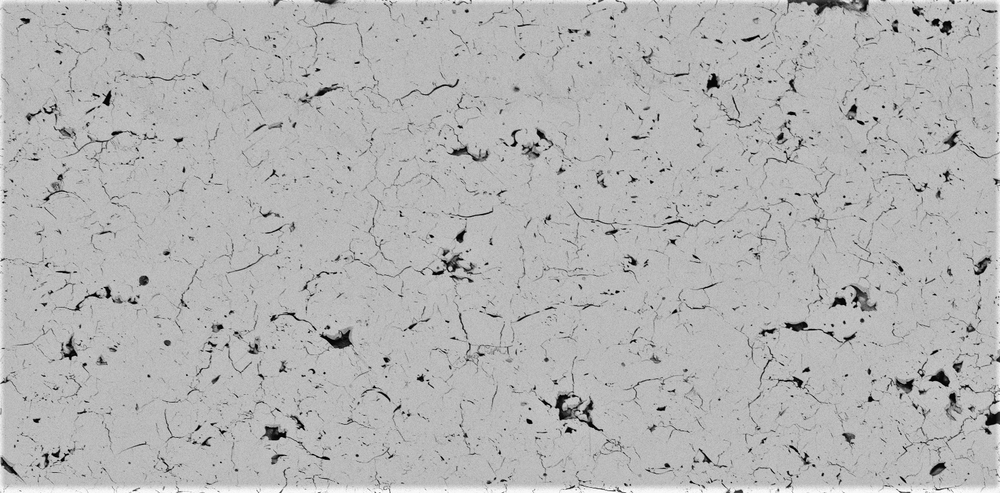
#> input picture 热障涂层裂纹_代码/无界面程序代码/3.tif, 1000 x 493 px, shrunk from 1536 x 758 before the run
$ python liewen.py
#> lines starting #> are read from the running program, lines starting #| are printed output that depends on the picture; after the words box and inside, x2 and y2 are one past the last pixel; in counts of white or black regions, pixels touching at a corner belong together
import cv2
import numpy as np
from skimage import morphology
import numpy as np

# 图像二值化
original = cv2.imread('3.tif', 0)
#> original is the input picture: shape (493, 1000); min 0, max 255, mean 179.6
ret, binary = cv2.threshold(original, 127, 255, cv2.THRESH_BINARY_INV | cv2.THRESH_OTSU)
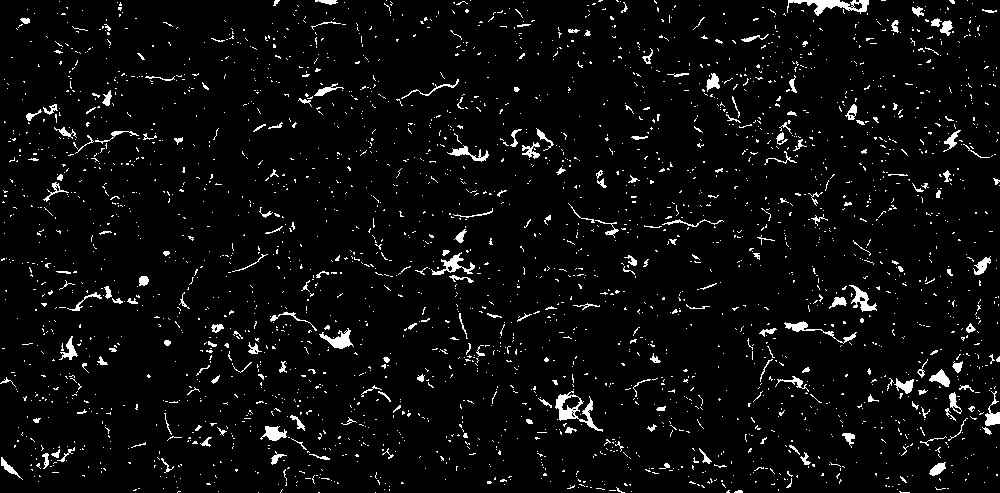
#> binary: shape (493, 1000); 4.5% white in thin lines or dots
#> ret = 131

# 腐蚀和膨胀
kernel = np.ones((5, 5), np.uint8)
dilation1 = cv2.dilate(binary, kernel, iterations=1)
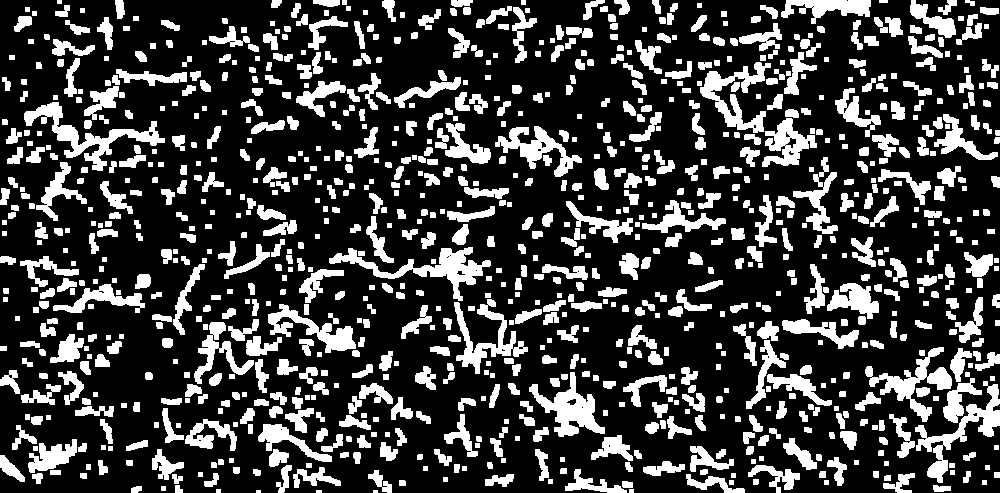
#> dilation1: shape (493, 1000); 24.8% white; 1009 white regions (3 under 20 px), largest, box (x1, y1, x2, y2) and area: (24, 102, 165, 171) 2269, (329, 247, 491, 301) 2237, (915, 381, 1000, 483) 1995

kernel = np.ones((16, 16), np.uint8)
erosion = cv2.erode(dilation1, kernel, iterations=1)
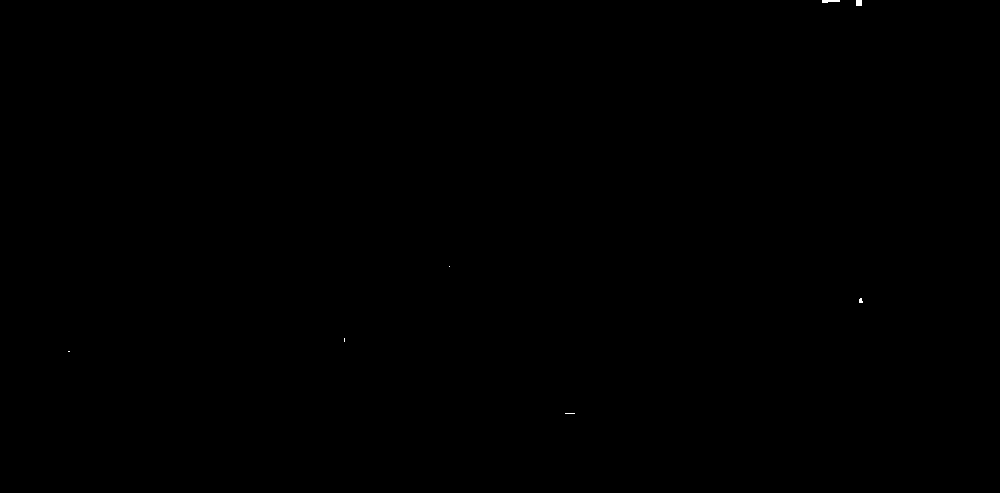
#> erosion: shape (493, 1000); 0.02% white; 7 white regions (5 under 20 px), largest, box (x1, y1, x2, y2) and area: (822, 0, 840, 3) 42, (856, 0, 862, 6) 36

kernel = np.ones((31, 31), np.uint8)
dilation2 = cv2.dilate(erosion, kernel, iterations=1)
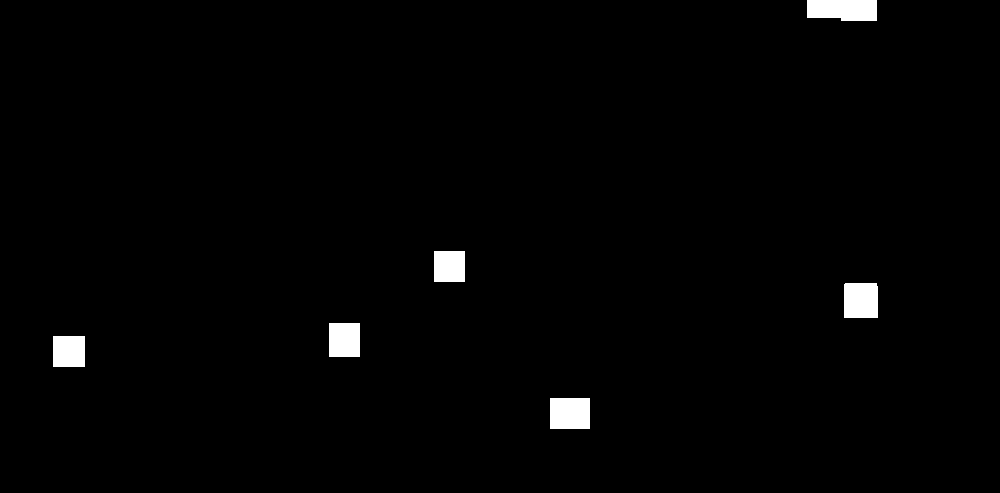
#> dilation2: shape (493, 1000); 1.4% white; 6 white regions, box (x1, y1, x2, y2) and area: (807, 0, 877, 21) 1368, (550, 398, 590, 429) 1240, (844, 283, 878, 318) 1186, (329, 323, 360, 357) 1054, (53, 336, 85, 367) 992, (434, 251, 465, 282) 961

anded = cv2.bitwise_and(dilation2, binary, dst=None, mask=None)
#> anded: shape (493, 1000); 0.41% white; 32 white regions (24 under 20 px), largest, box (x1, y1, x2, y2) and area: (807, 0, 869, 16) 478, (555, 398, 590, 427) 414, (849, 285, 877, 312) 283

kernel = np.ones((10, 10), np.uint8)

kernel = np.ones((2, 2), np.uint8)
dilation3 = cv2.dilate(anded, kernel, iterations=1)
#> dilation3: shape (493, 1000); 0.57% white; 25 white regions (15 under 20 px), largest, box (x1, y1, x2, y2) and area: (807, 0, 870, 17) 633, (555, 398, 591, 428) 567, (849, 285, 878, 313) 373

# 中值滤波
median = cv2.medianBlur(dilation3, 5)
#> median: shape (493, 1000); 0.54% white; 13 white regions (6 under 20 px), largest, box (x1, y1, x2, y2) and area: (807, 0, 870, 16) 644, (555, 398, 591, 427) 568, (434, 253, 465, 282) 421

kernel = np.ones((2, 2), np.uint8)
dilation4 = cv2.dilate(median, kernel, iterations=1)
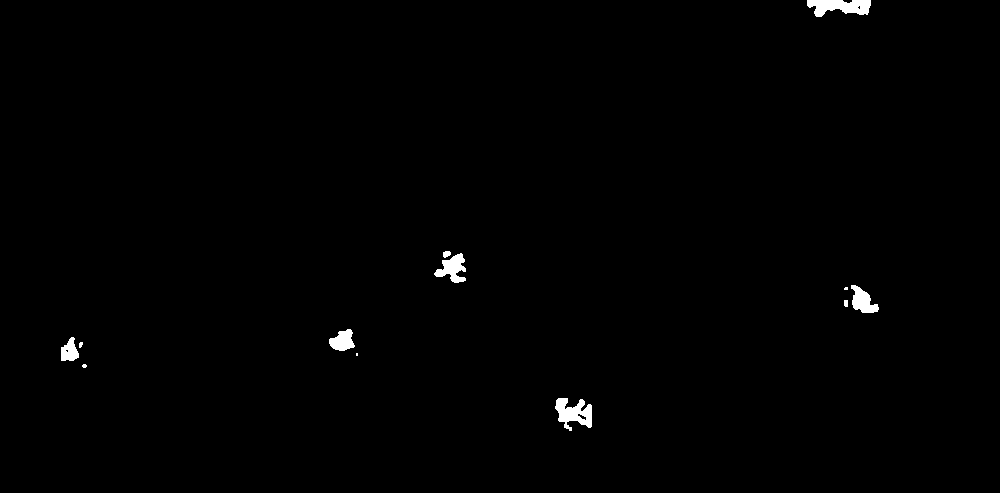
#> dilation4: shape (493, 1000); 0.65% white; 12 white regions (4 under 20 px), largest, box (x1, y1, x2, y2) and area: (807, 0, 871, 17) 748, (555, 398, 592, 431) 715, (434, 253, 466, 283) 507

# 图片做差
sub1 = cv2.subtract(binary, dilation4, dst=None, mask=None)
#> sub1: shape (493, 1000); 4% white in thin lines or dots

# 闭运算
kernel = np.ones((5, 5), np.uint8)
closing = cv2.morphologyEx(sub1, cv2.MORPH_CLOSE, kernel)
#> closing: shape (493, 1000); 5.4% white; 1814 white regions (1513 under 20 px), largest, box (x1, y1, x2, y2) and area: (54, 127, 163, 154) 515, (30, 441, 75, 471) 415, (968, 386, 1000, 435) 374

# 骨骼化
# clo = cv2.cvtColor(closing, cv2.COLOR_BGR2GRAY)
_, binary = cv2.threshold(closing, 127, 255, cv2.THRESH_BINARY)
binary[binary == 255] = 1
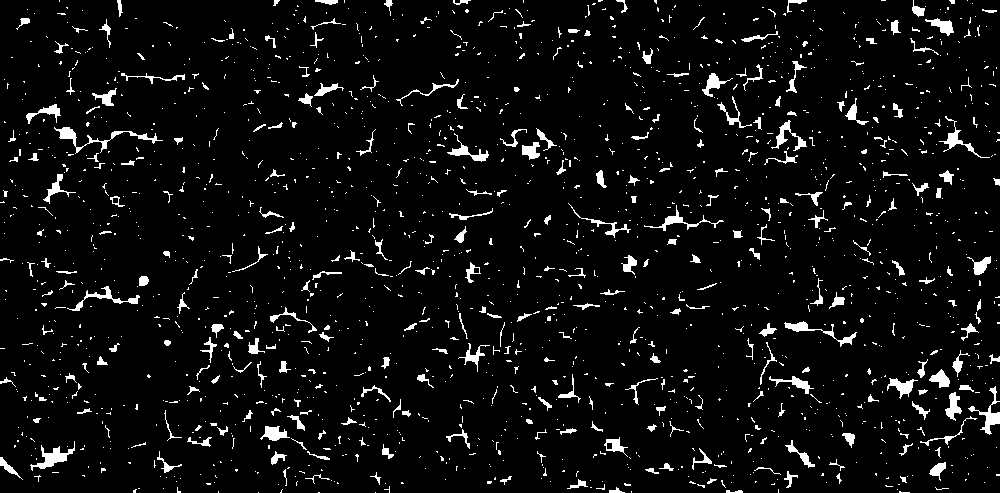
#> binary: shape (493, 1000); values 0 (black) and 1 (white), 5.4% white; 1814 white regions (1513 under 20 px), largest, box (x1, y1, x2, y2) and area: (54, 127, 163, 154) 515, (30, 441, 75, 471) 415, (968, 386, 1000, 435) 374
skeleton0 = morphology.skeletonize(binary)
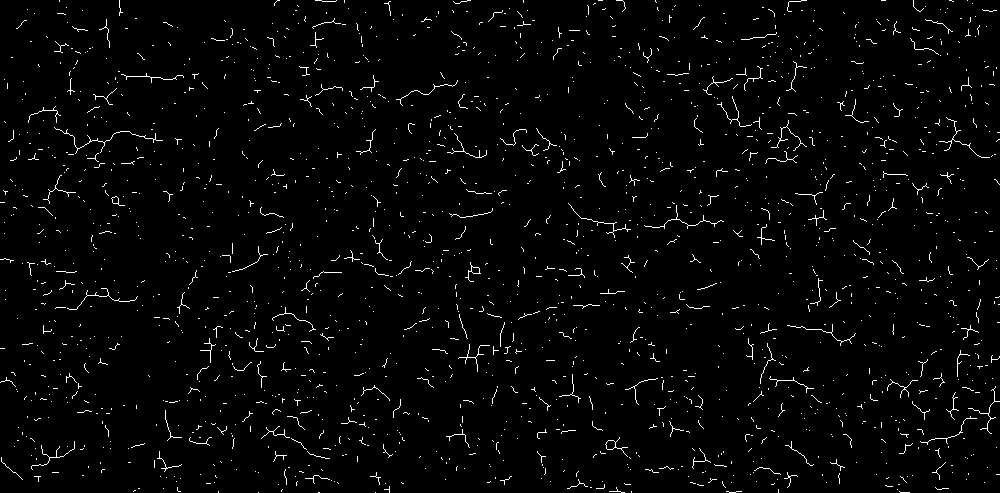
#> skeleton0: shape (493, 1000) bool; 2.3% white in thin lines or dots
skeleton = skeleton0.astype(np.uint8) * 255
#> skeleton: shape (493, 1000); 2.3% white in thin lines or dots

cv2.imwrite("skeleton3.tif", skeleton)
cv2.imshow("X", skeleton)
cv2.waitKey()
cv2.destroyAllWindows()

$ run again, with 热障涂层裂纹_代码/无界面程序代码/1.tif copied over 热障涂层裂纹_代码/无界面程序代码/3.tif
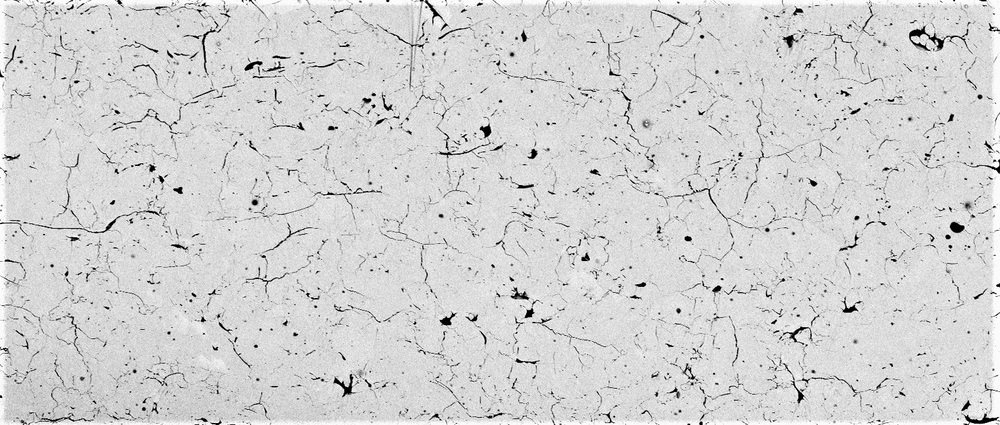
#> input picture 热障涂层裂纹_代码/无界面程序代码/1.tif, 1000 x 425 px, shrunk from 1513 x 643 before the run
#> original is the input picture: shape (425, 1000); min 0, max 255, mean 211.3
#> `ret, binary = cv2.threshold(original, 127, 255, cv2.THRESH_BINARY_INV ..`:
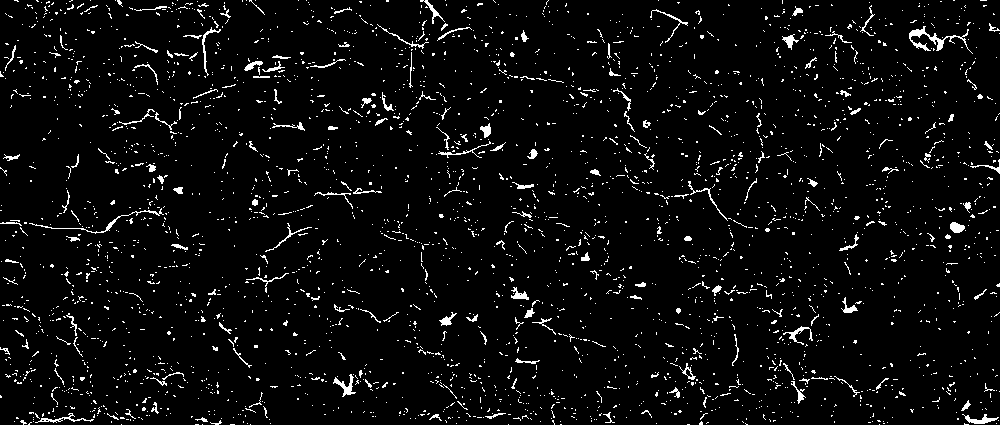
#> binary: shape (425, 1000); 4.5% white in thin lines or dots
#> ret = 153
#> dilation1: shape (425, 1000); 28.8% white; 881 white regions (5 under 20 px), largest, box (x1, y1, x2, y2) and area: (337, 74, 508, 199) 4266, (12, 304, 164, 425) 4015, (763, 292, 900, 408) 3455
#> erosion: shape (425, 1000); 0% white in thin lines or dots, all inside (x1, y1, x2, y2) = (418, 42, 419, 43)
#> dilation2: shape (425, 1000); 0.23% white; 1 white region, box (x1, y1, x2, y2) and area: (403, 27, 434, 58) 961
#> anded: shape (425, 1000); 0.03% white in thin lines or dots, all inside (x1, y1, x2, y2) = (403, 27, 434, 58)
#> dilation3: shape (425, 1000); 0.06% white in thin lines or dots, all inside (x1, y1, x2, y2) = (403, 27, 435, 59)
#> median: shape (425, 1000); 0.04% white; 2 white regions (1 under 20 px), largest, box (x1, y1, x2, y2) and area: (404, 33, 429, 52) 173
#> dilation4: shape (425, 1000); 0.06% white; 2 white regions (1 under 20 px), largest, box (x1, y1, x2, y2) and area: (404, 33, 430, 53) 235
#> sub1: shape (425, 1000); 4.4% white in thin lines or dots
#> closing: shape (425, 1000); 6.6% white; 1792 white regions (1511 under 20 px), largest, box (x1, y1, x2, y2) and area: (20, 400, 140, 425) 673, (0, 201, 171, 236) 601, (909, 22, 974, 54) 573
#> `skeleton0 = morphology.skeletonize(binary)`:
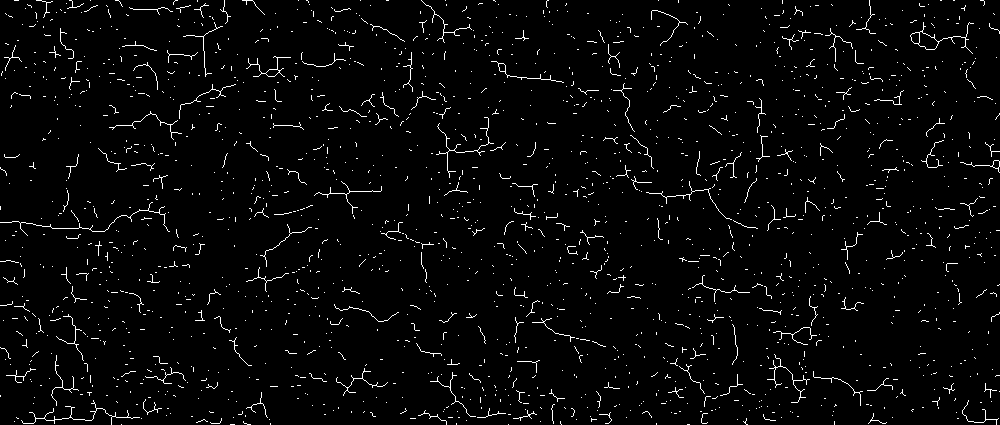
#> skeleton0: shape (425, 1000) bool; 2.9% white in thin lines or dots
#> skeleton: shape (425, 1000); 2.9% white in thin lines or dots

$ run again, with 热障涂层裂纹_代码/无界面程序代码/2.tif copied over 热障涂层裂纹_代码/无界面程序代码/3.tif
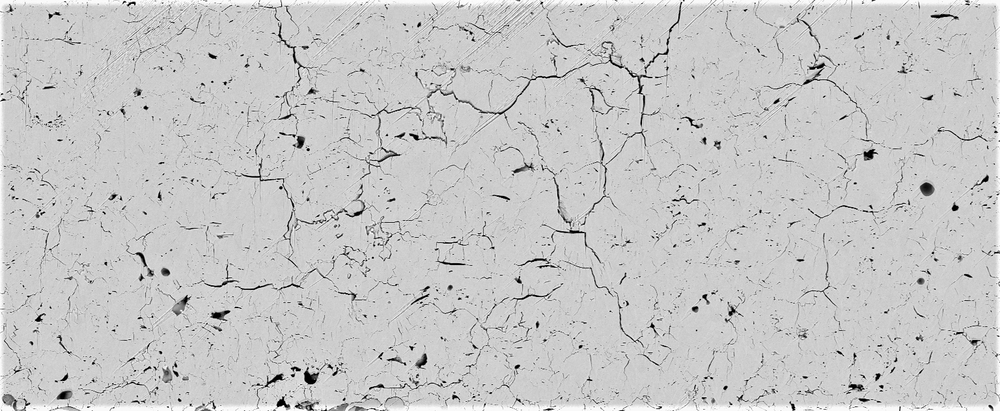
#> input picture 热障涂层裂纹_代码/无界面程序代码/2.tif, 1000 x 411 px, shrunk from 1536 x 631 before the run
#> original is the input picture: shape (411, 1000); min 0, max 255, mean 199.5
#> `ret, binary = cv2.threshold(original, 127, 255, cv2.THRESH_BINARY_INV ..`:
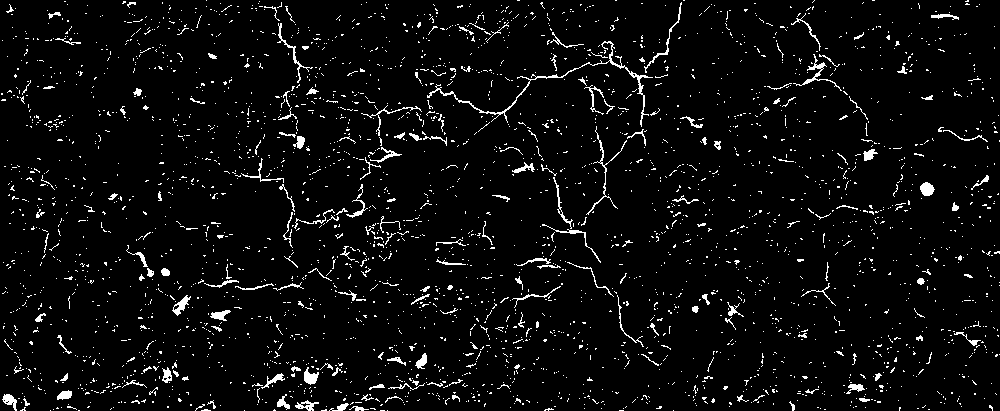
#> binary: shape (411, 1000); 4.6% white in thin lines or dots
#> ret = 149
#> dilation1: shape (411, 1000); 29.2% white; 858 white regions (5 under 20 px), largest, box (x1, y1, x2, y2) and area: (222, 0, 687, 372) 22880, (762, 0, 904, 201) 3719, (319, 340, 493, 411) 3481
#> erosion: shape (411, 1000); 0.01% white; 3 white regions (3 under 20 px)
#> dilation2: shape (411, 1000); 0.57% white; 3 white regions, box (x1, y1, x2, y2) and area: (591, 43, 624, 74) 1023, (332, 394, 372, 411) 678, (289, 393, 324, 411) 630
#> anded: shape (411, 1000); 0.11% white in thin lines or dots, all inside (x1, y1, x2, y2) = (289, 43, 624, 411)
#> dilation3: shape (411, 1000); 0.2% white; 15 white regions (10 under 20 px), largest, box (x1, y1, x2, y2) and area: (591, 43, 625, 70) 326, (295, 400, 320, 411) 170, (332, 402, 363, 411) 115, (349, 406, 373, 411) 75, (361, 394, 373, 402) 62
#> median: shape (411, 1000); 0.18% white; 7 white regions (2 under 20 px), largest, box (x1, y1, x2, y2) and area: (596, 43, 624, 69) 249, (332, 398, 371, 411) 200, (296, 401, 318, 411) 167, (360, 394, 372, 402) 58, (593, 62, 605, 67) 27
#> dilation4: shape (411, 1000); 0.22% white; 5 white regions, box (x1, y1, x2, y2) and area: (593, 43, 625, 70) 385, (332, 398, 372, 411) 221, (296, 401, 319, 411) 190, (360, 394, 373, 403) 81, (617, 56, 623, 62) 30
#> sub1: shape (411, 1000); 4.5% white in thin lines or dots
#> closing: shape (411, 1000); 6.7% white; 1765 white regions (1518 under 20 px), largest, box (x1, y1, x2, y2) and area: (224, 158, 376, 255) 1021, (512, 126, 627, 263) 980, (415, 53, 593, 132) 920
#> `skeleton0 = morphology.skeletonize(binary)`:
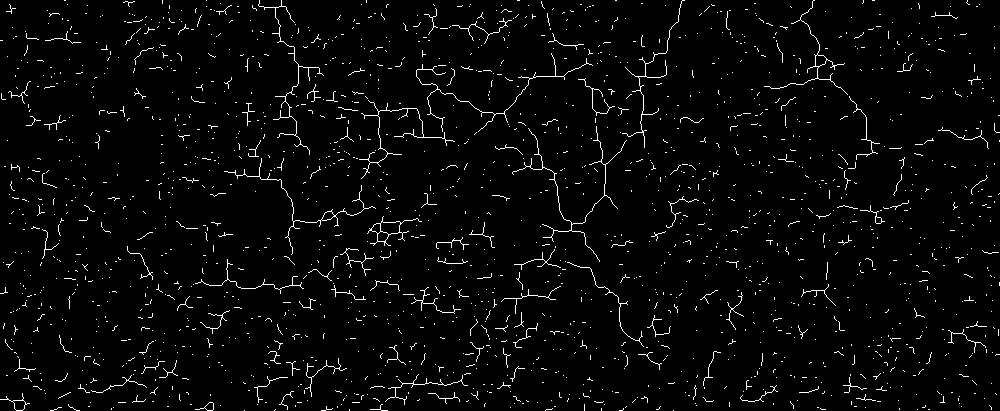
#> skeleton0: shape (411, 1000) bool; 3% white in thin lines or dots
#> skeleton: shape (411, 1000); 3% white in thin lines or dots
